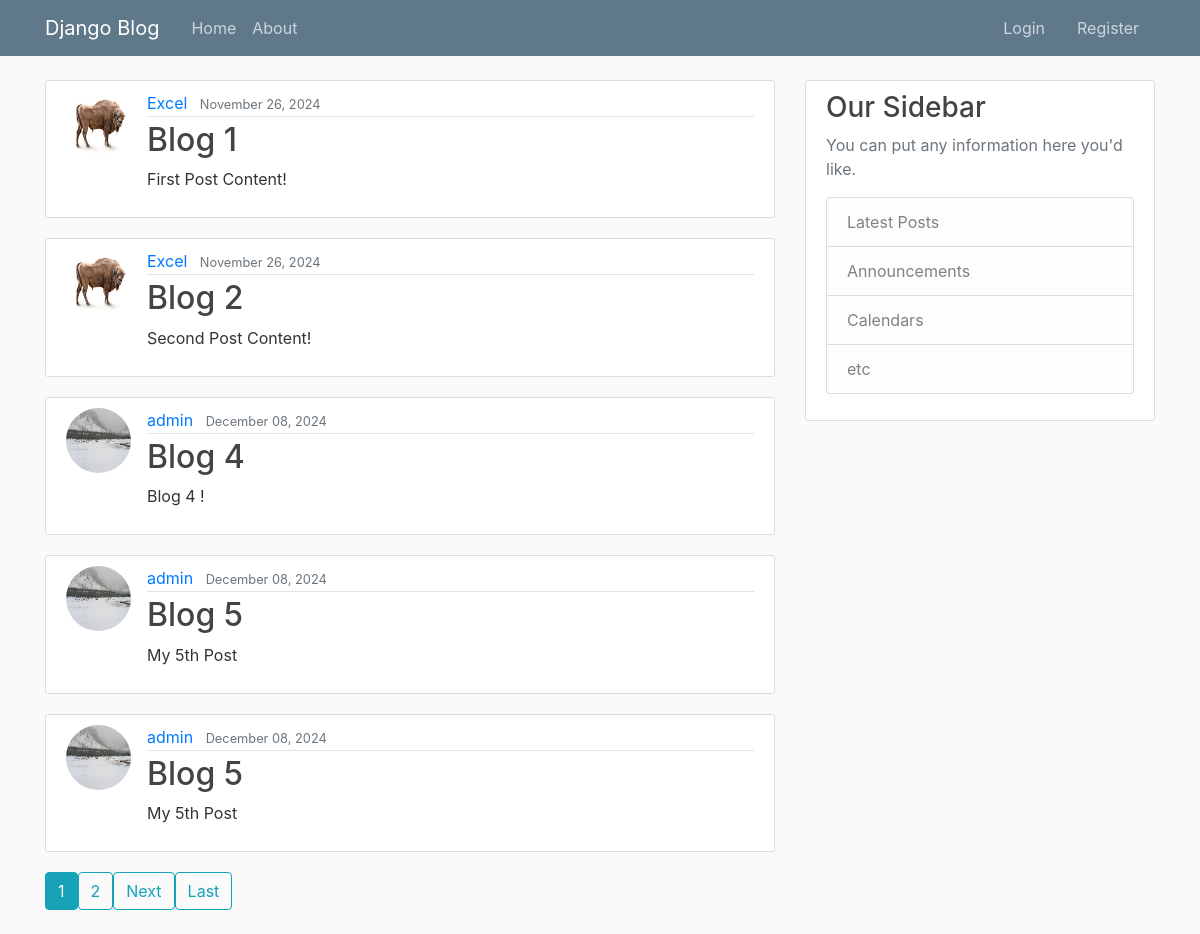
The page / on the database its author committed.
### blog/models.py (models this page shows, shortened)
class Post(models.Model):
    title = models. CharField(max_length=100)
    content = models. TextField()
    date_posted = models.DateTimeField(default=timezone.now)
    author = models.ForeignKey(User, on_delete=models.CASCADE)

### users/models.py (models this page shows, shortened)
class Profile(models.Model):
    user = models.OneToOneField(User, on_delete=models.CASCADE)
    image = models.ImageField(default='default.jpg', upload_to='profile_pics')

### blog/views.py (the view)
# urls.py: path('', PostListView.as_view(), name='blog-home'),
class PostListView(ListView):
    model = Post
    template_name = 'blog/home.html'  # <app>/<model>_<viewtype>.html
    context_object_name = 'posts'
    paginate_by = 5

### blog/templates/blog/home.html (shortened to what this page needs)
{% extends "blog/base.html" %}
{% block content %}
    {% for post in posts %}
    <article class="media content-section">
        <img class="rounded-circle article-img" src="{{ post.author.profile.image.url }}">
        <div class="media-body">
            <div class="article-metadata">
                <a class="mr-2" href="{% url 'user-posts' post.author.username %}">{{ post.author }}</a>
                <small class="text-muted">{{ post.date_posted|date:"F d, Y" }}</small>
            </div>
            <h2><a class="article-title" href="{% url 'post-detail' post.id %}">{{ post.title }}</a></h2>
            <p class="article-content">{{ post.content }}</p>
        </div>
    </article>
    {% endfor %}
    {% if is_paginated %}
    <div class="pagination">
        {% for num in page_obj.paginator.page_range %}
            {% if num >= page_obj.number|add:"-3" and num <= page_obj.number|add:"3" %}
                {% if page_obj.number == num %}
                <a class="btn btn-info mb-4" href="?page={{ num }}">{{ num }}</a>
                {% else %}
                <a class="btn btn-outline-info mb-4" href="?page={{ num }}">{{ num }}</a>
                {% endif %}
            {% endif %}
        {% endfor %}
        {% if page_obj.has_next %}
        <a class="btn btn-outline-info mb-4" href="?page={{ page_obj.next_page_number }}">Next</a>
        <a class="btn btn-outline-info mb-4" href="?page={{ page_obj.paginator.num_pages }}">Last</a>
        {% endif %}
    </div>
    {% endif %}
{% endblock content %}

### blog/templates/blog/base.html (shortened to what this page needs)
{% load static %}
<!DOCTYPE html>
<html lang="en">
<head>
    <link rel="stylesheet" href="https://cdn.jsdelivr.net/npm/bootstrap@4.0.0/dist/css/bootstrap.min.css">
    <link rel="stylesheet" type="text/css" href="{% static 'blog/main.css' %}">
</head>
<body>
    <header class="site-header">
        <nav class="navbar navbar-expand-md navbar-dark bg-steel fixed-top">
          <div class="container">
            <a class="navbar-brand mr-4" href="{% url 'blog-home' %}">Django Blog</a>
            <div class="collapse navbar-collapse" id="navbarToggle">
              <div class="navbar-nav mr-auto">
                <a class="nav-item nav-link" href="{% url 'blog-home' %}">Home</a>
                <a class="nav-item nav-link" href="{% url 'blog-about' %}">About</a>
              </div>
              <div class="navbar-nav d-flex justify-content-center align-items-center">
                {%  if user.is_authenticated %}
                <a class="nav-item nav-link mx-2" href="{% url 'post-create' %}">New Post</a>
                <a class="nav-item nav-link mx-2" href="{% url 'profile' %}">Profile</a>
                <form method="post" action="{% url 'logout' %}" style="display: inline;" class="mx-2">
                  {% csrf_token %}
                  <button type="submit" class="nav-item nav-link btn btn-link" style="padding: 0; border: none; background: #5F788A; color: white;">
                      Log Out
                  </button>
              </form>
                {% else %}
                <a class="nav-item nav-link mx-2" href="{% url 'login' %}">Login</a>
                <a class="nav-item nav-link mx-2" href="{% url 'register' %}">Register</a>
                {% endif %}
            </div>
            </div>
          </div>
        </nav>
      </header>
      <main role="main" class="container">
        <div class="row">
          <div class="col-md-8">
            {% block content %}{% endblock %}
          </div>
          <div class="col-md-4">
            <div class="content-section">
              <h3>Our Sidebar</h3>
              <p class='text-muted'>You can put any information here you'd like.
                <ul class="list-group">
                  <li class="list-group-item list-group-item-light">Latest Posts</li>
                  <li class="list-group-item list-group-item-light">Announcements</li>
                  <li class="list-group-item list-group-item-light">Calendars</li>
                  <li class="list-group-item list-group-item-light">etc</li>
                </ul>
              </p>
            </div>
          </div>
        </div>
      </main>
</body>
</html>

### blog/static/blog/main.css (style rules this page uses)
body { background: #fafafa; color: #333333; margin-top: 5rem; }
h1, h2, h3, h4, h5, h6 { color: #444444; }
ul { margin: 0; }
.bg-steel { background-color: #5f788a; }
.site-header .navbar-nav .nav-link { color: #cbd5db; }
.content-section { background: #ffffff; padding: 10px 20px; border: 1px solid #dddddd; border-radius: 3px; margin-bottom: 20px; }
.article-title { color: #444444; }
.article-content { white-space: pre-line; }
.article-img { height: 65px; width: 65px; margin-right: 16px; }
.article-metadata { padding-bottom: 1px; margin-bottom: 4px; border-bottom: 1px solid #e3e3e3 }

### rows shown on the page
Post: author.profile.image (picture), author "Excel", date_posted "November 26, 2024", title "Blog 1", content "First Post Content!"
Post: author.profile.image (picture), author "Excel", date_posted "November 26, 2024", title "Blog 2", content "Second Post Content!"
Post: author.profile.image (placeholder picture), author "admin", date_posted "December 08, 2024", title "Blog 4", content "Blog 4 !"
Post: author.profile.image (placeholder picture), author "admin", date_posted "December 08, 2024", title "Blog 5", content "My 5th Post"
Post: author.profile.image (placeholder picture), author "admin", date_posted "December 08, 2024", title "Blog 5", content "My 5th Post"

### other values the page prints
{{ num }} "1"
{{ num }} "2"
